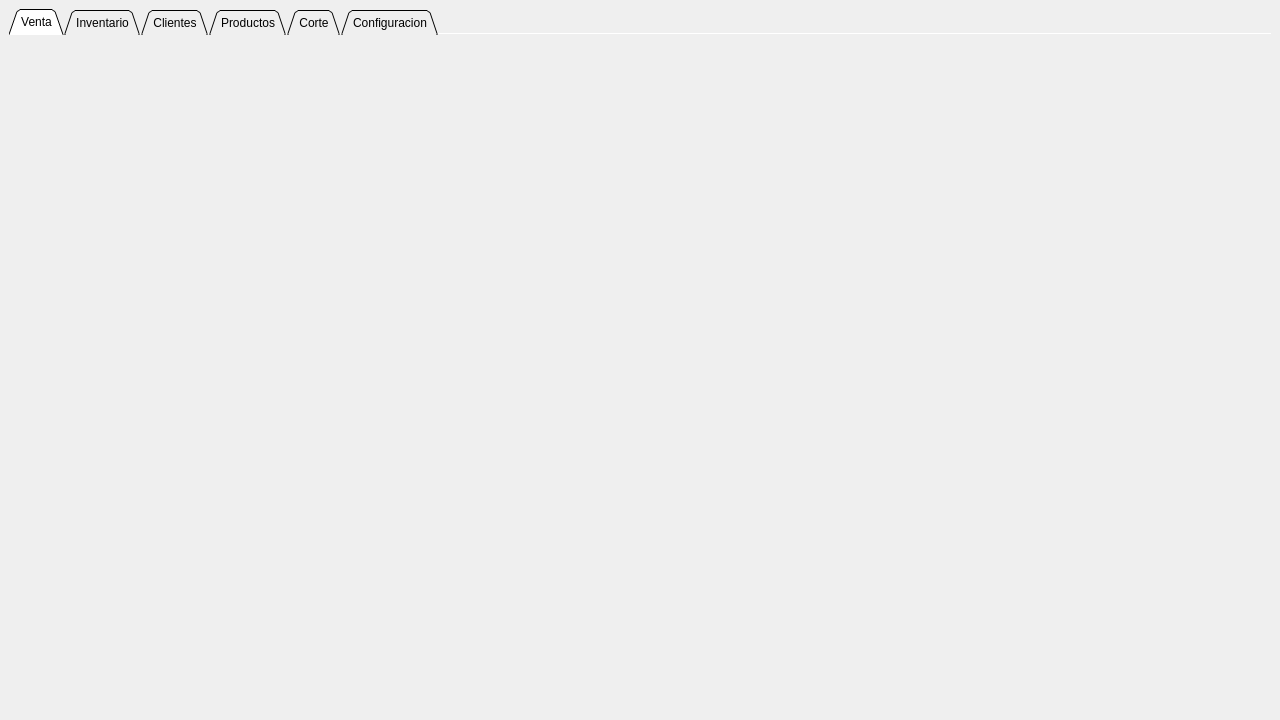
<?xml version="1.0" encoding="UTF-8"?>
<ui version="4.0">
 <class>MainWindow</class>
 <widget class="QMainWindow" name="MainWindow">
  <property name="geometry">
   <rect>
    <x>0</x>
    <y>0</y>
    <width>1280</width>
    <height>720</height>
   </rect>
  </property>
  <property name="minimumSize">
   <size>
    <width>1280</width>
    <height>720</height>
   </size>
  </property>
  <property name="contextMenuPolicy">
   <enum>Qt::ContextMenuPolicy::NoContextMenu</enum>
  </property>
  <property name="acceptDrops">
   <bool>false</bool>
  </property>
  <property name="windowTitle">
   <string>Onion Point of Sale</string>
  </property>
  <property name="animated">
   <bool>false</bool>
  </property>
  <widget class="QWidget" name="main_widget">
   <property name="enabled">
    <bool>true</bool>
   </property>
   <layout class="QVBoxLayout" name="verticalLayout">
    <item>
     <widget class="QTabWidget" name="m_tab">
      <property name="sizePolicy">
       <sizepolicy hsizetype="Preferred" vsizetype="Preferred">
        <horstretch>0</horstretch>
        <verstretch>0</verstretch>
       </sizepolicy>
      </property>
      <property name="contextMenuPolicy">
       <enum>Qt::ContextMenuPolicy::NoContextMenu</enum>
      </property>
      <property name="tabPosition">
       <enum>QTabWidget::TabPosition::North</enum>
      </property>
      <property name="tabShape">
       <enum>QTabWidget::TabShape::Triangular</enum>
      </property>
      <property name="currentIndex">
       <number>0</number>
      </property>
      <property name="elideMode">
       <enum>Qt::TextElideMode::ElideRight</enum>
      </property>
      <property name="documentMode">
       <bool>true</bool>
      </property>
      <widget class="QWidget" name="tab_sale">
       <attribute name="title">
        <string>Venta</string>
       </attribute>
      </widget>
      <widget class="QWidget" name="tab_inventory">
       <property name="contextMenuPolicy">
        <enum>Qt::ContextMenuPolicy::NoContextMenu</enum>
       </property>
       <attribute name="title">
        <string>Inventario</string>
       </attribute>
      </widget>
      <widget class="QWidget" name="tab_client">
       <attribute name="title">
        <string>Clientes</string>
       </attribute>
      </widget>
      <widget class="QWidget" name="tab_product">
       <attribute name="title">
        <string>Productos</string>
       </attribute>
      </widget>
      <widget class="QWidget" name="tab_cut">
       <attribute name="title">
        <string>Corte</string>
       </attribute>
      </widget>
      <widget class="QWidget" name="tab_setting">
       <attribute name="title">
        <string>Configuracion</string>
       </attribute>
      </widget>
     </widget>
    </item>
   </layout>
  </widget>
 </widget>
 <resources>
  <include location="../res.qrc"/>
 </resources>
 <connections/>
</ui>
